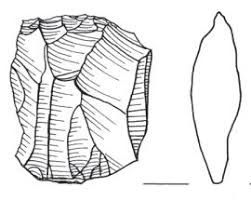
#> input picture notebooks/exploration/images.jpeg, 251 x 201 px
$ jupyter execute --allow-errors simple_edge_detection.ipynb   (shell and % lines are left out)
#> lines starting #> are read from the running program, lines starting #| are printed output that depends on the picture; after the words box and inside, x2 and y2 are one past the last pixel; in counts of white or black regions, pixels touching at a corner belong together
# Simple edge and contour detection on stone tools

Notebook discussed in meeting of 22 October 2020.

Updated on the 5th of November with angle detection studies.

## Library instalations

For a quick-and-dirty implementation, lets install the needed libraries here (for further work we must use an environment). We are using Python 3 in this notebook.

[cell 1]
import sys

[cell 2]
import skimage
import skimage.feature
import skimage.viewer
import sys
import matplotlib.pyplot as plt
from skimage import filters
from skimage.filters import threshold_mean
from skimage.filters import threshold_minimum
from skimage.measure import find_contours

## Proof of concept

Using edge contour detection to count scars and ripples in a drawing of a stone tool.

### Image processing

In the next steps we will read an image and apply some processing steps.

[cell 3]
filename = 'images.jpeg'

#an alternative image
#filename = 'axeillus.jpg'

# load and display original image as grayscale
image_original = skimage.io.imread(fname=filename, as_gray=True)
#> image_original: shape (201, 251) float64; min 0, max 1, mean 0.909

# Display the image and plot all contours found
fig, ax = plt.subplots()
ax.imshow(image_original, cmap=plt.cm.gray)

## Count scars

### Binary thresholding

Thresholding is used to create a binary image from a grayscale image.
It is the simplest way to segment objects from a background.

The simplest thresholding methods replace each pixel in an image with a black pixel if the image intensity  is less than some fixed constant T, or a white pixel if the image intensity is greater than that constant.

In here we will use it select only the main scars.

[cell 4]
thresh = threshold_minimum(image_original)
#> thresh = 0.385
thresh = thresh + thresh*0.3
#> thresh = 0.5

binary = image_original < thresh
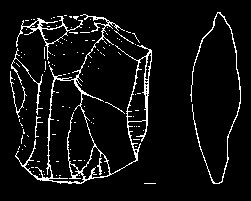
#> binary: shape (201, 251) bool; 6.5% white in thin lines or dots, all inside (x1, y1, x2, y2) = (10, 12, 241, 184)

fig, axes = plt.subplots(ncols=3, figsize=(16, 5))
ax = axes.ravel()
ax[0] = plt.subplot(1, 3, 1)
ax[1] = plt.subplot(1, 3, 2)
ax[2] = plt.subplot(1, 3, 3, sharex=ax[0], sharey=ax[0])

ax[0].imshow(image_original, cmap=plt.cm.gray)
ax[0].set_title('Original')
ax[0].axis('off')

ax[1].hist(image_original.ravel(), bins=256)
ax[1].set_title('Histogram')
ax[1].axvline(thresh, color='r')

ax[2].imshow(binary, cmap=plt.cm.gray)
ax[2].set_title('Thresholded')
ax[2].axis('off')

plt.show()
#> figure, not shown here; panel 2: tallest bar 27867 high, from x = 0.996 to 1

This thresholding seems to eliminate most of the scars and leave the larger scars (which is what we want).
Now lets see if we can detect these scar lines using edge detection.

### Edge detection

Edge operators are used in image processing within edge detection algorithms. They are discrete differentiation operators, computing an approximation of the gradient of the image intensity function.

Different operators compute different finite-difference approximations of the gradient.

https://scikit-image.org/docs/dev/auto_examples/edges/plot_edge_filter.html?highlight=edge%20detection.

[cell 5]
from skimage.util import compare_images
import numpy as np


edge_sobel = filters.sobel(binary)
edge_scharr = filters.scharr(binary)
edge_prewitt = filters.prewitt(binary)
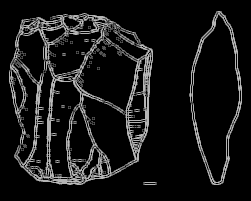
#> edge_prewitt: shape (201, 251) float64; min 0, max 0.745, mean 0.0885


fig, axes = plt.subplots(nrows=2, ncols=2, sharex=True, sharey=True,
                         figsize=(8, 8))
axes = axes.ravel()

axes[0].imshow(binary, cmap=plt.cm.gray)
axes[0].set_title('Original image')

axes[1].imshow(edge_scharr, cmap=plt.cm.gray)
axes[1].set_title('Scharr Edge Detection')

axes[2].imshow(edge_prewitt, cmap=plt.cm.gray)
axes[2].set_title('Prewitt Edge Detection')

axes[3].imshow(edge_sobel, cmap=plt.cm.gray)
axes[3].set_title('Sobel Edge Detection')

for ax in axes:
    ax.axis('off')

plt.tight_layout()
plt.show()

### Contour finding

Find constant valued contours in an image. Array values are linearly interpolated to provide better precision of the output contours. Contours which intersect the image edge are open; all others are closed.

https://scikit-image.org/docs/dev/auto_examples/edges/plot_contours.html

[cell 6]
# Find contours at a constant value of 0.8
contours = find_contours(edge_sobel, 0.15,fully_connected='low')
#> contours = 428 point arrays, longest 689 points

# Display the image and plot all contours found
fig, ax = plt.subplots()
ax.imshow(edge_sobel, cmap=plt.cm.gray)

for contour in contours:
    ax.plot(contour[:, 1], contour[:, 0], linewidth=2)

ax.axis('image')
ax.set_xticks([])
ax.set_yticks([])
plt.show()

print ('Numer of contours:', len(contours))
#| Numer of contours: 428

Let's only select the largest contours that correspond to what we are looking for.

[cell 7]
# Only select contours with more than 80 pixels
new_countours = []
for cont in contours:
    if cont.shape[0]<80:
        continue
    else:
        new_countours.append(cont)
#> after the loop, new_countours = 17 point arrays, longest 689 points

#> (the rest of this cell did not finish here and is left out)

[cell 8]
# Display the image and plot all contours found
fig, ax = plt.subplots()
ax.imshow(image_original, cmap=plt.cm.gray)

for contour in new_countours:
    ax.plot(contour[:, 1], contour[:, 0], linewidth=2)
#> this loop made 17 passes

ax.axis('image')
ax.set_xticks([])
ax.set_yticks([])
plt.show()

## Count ripples

Now let's try to count the ripples present in a contour.

### Select a contour and mask it on the image

[cell 9]
import scipy.ndimage as ndimage

contour = new_countours[6]
#> contour = 309 pairs, first value 40.58 to 110.6, second value 79.79 to 136.2
#contour = new_countours[19]

# Create an empty image to store the masked array
r_mask = np.zeros_like(image_original, dtype='bool')

# Create a contour image by using the contour coordinates rounded to their nearest integer value
r_mask[np.round(contour[:, 0]).astype('int'), np.round(contour[:, 1]).astype('int')] = 1

# Fill in the hole created by the contour boundary
r_mask = ndimage.binary_fill_holes(r_mask)

# Invert the mask since you want pixels outside of the region
new_image = np.multiply(r_mask,image_original)
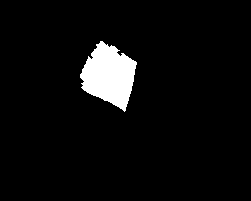
#> r_mask: shape (201, 251) bool; 5% white; 1 white region, box (x1, y1, x2, y2) and area: (80, 41, 137, 112) 2512

new_image = new_image

[cell 10]
# Display the image and plot all contours found
fig, ax = plt.subplots()
ax.imshow(new_image, cmap=plt.cm.gray)

ax.axis('image')
ax.set_xticks([])
ax.set_yticks([])
plt.show()

### Binary thresholding

Oposite to the previous step, lets use binary thresholding to highlight the ripples.

[cell 11]
from skimage.filters import threshold_multiotsu

thresh = threshold_minimum(new_image)
#> thresh = 0.158
binary_sub_image = new_image > 0.9
#> binary_sub_image: shape (201, 251) bool; 4% white; 2 white regions (1 under 20 px), largest, box (x1, y1, x2, y2) and area: (80, 41, 137, 111) 1981


fig, axes = plt.subplots(ncols=3, figsize=(16, 4.5))
ax = axes.ravel()
ax[0] = plt.subplot(1, 3, 1)
ax[1] = plt.subplot(1, 3, 2)
ax[2] = plt.subplot(1, 3, 3, sharex=ax[0], sharey=ax[0])

ax[0].imshow(new_image, cmap=plt.cm.gray)
ax[0].set_title('Original')
ax[0].axis('off')

ax[1].hist(new_image.ravel(), bins=256)
ax[1].set_yscale('log')
ax[1].set_title('Histogram')
ax[1].axvline(0.9, color='r')

ax[2].imshow(binary_sub_image, cmap=plt.cm.gray)
ax[2].set_title('Thresholded')
ax[2].axis('off')

plt.show()
#> figure, not shown here; panel 2: tallest bar 47939 high, from x = 0 to 0.00391

### Edge detection on ripples using ridge filters

Ridge filters can be used to detect ridge-like structures, such as neurites, tubes, vessels, wrinkles or rivers.

Different ridge filters may be suited for detecting different structures, e.g., depending on contrast or noise level.

https://scikit-image.org/docs/dev/auto_examples/edges/plot_ridge_filter.html

[cell 12]
# Find contours at a constant value of 0.8
edge_sato = filters.sato(binary_sub_image,sigmas=range(1, 2, 1))
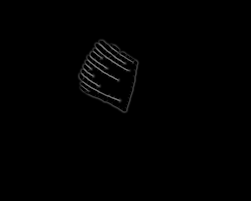
#> edge_sato: shape (201, 251) float64; min 0, max 0.496, mean 0.00532


# Display the image and plot all contours found
fig, ax = plt.subplots()
ax.imshow(binary_sub_image, cmap=plt.cm.gray)
ax.imshow(edge_sato, cmap=plt.cm.gray)


ax.axis('image')
ax.set_xticks([])
ax.set_yticks([])
plt.show()

### Find contours to count scars

Again, let's use contour finding to now find the ripples and count them.

[cell 13]
contours_scars = find_contours(edge_sato, 0.19,fully_connected='high')
#> contours_scars = 17 point arrays, longest 139 points

fig, ax = plt.subplots()
ax.imshow(binary_sub_image, cmap=plt.cm.gray)

for contour in contours_scars:
    ax.plot(contour[:, 1], contour[:, 0], linewidth=2)

print ('Number of scars:',len(contours_scars))
#| Number of scars: 17

there are some very small contours, let's select only the ones that are relevant to us.

[cell 14]
fig, ax = plt.subplots()
ax.imshow(binary_sub_image, cmap=plt.cm.gray)

new_contour_scars = []
for contour in contours_scars:
    if len(contour)<10:
        continue
    ax.plot(contour[:, 1], contour[:, 0], linewidth=2)
    new_contour_scars.append(contour)
#> after the loop, new_contour_scars = 14 point arrays, longest 139 points
print ('Number of scars:',len(new_contour_scars))
#| Number of scars: 14

## Angle measurement

We are also interested in measuring the angle of the ripples with respect a reference frame.
* For this we can use again edge detection on the sub image, focusing on only detecting edges in one direction.
* Then we can use a line detection algorithm to find lines that go through those ripples and mesure then angle.

[cell 15]
#importing the hough line delection algorithm
from skimage.transform import (hough_line, hough_line_peaks,
                               probabilistic_hough_line)


# detection horizontal edges
image = filters.scharr_h(binary_sub_image,r_mask)
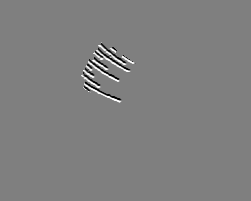
#> image: shape (201, 251) float64; min -1, max 1, mean 0.000802; drawn with min black and max white

tested_angles = np.linspace(-np.pi / 2, np.pi / 2, 90)
h, theta, d = hough_line(image, theta=tested_angles)
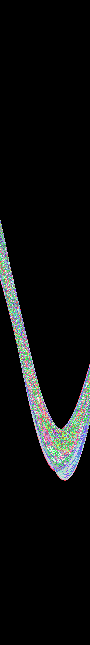
#> h: shape (645, 90) uint64; 45 distinct labels, from 0 to 46; one colour per label, 0 black
#> theta = 90 values from -1.57 to 1.57; d = 645 values from -322 to 322

# Generating figure
fig, axes = plt.subplots(1, 3, figsize=(15, 6))
ax = axes.ravel()

ax[0].imshow(image, cmap=plt.cm.gray)
ax[0].set_title('Input image')
ax[0].set_axis_off()

ax[1].imshow(np.log(1 + h),
             extent=[np.rad2deg(theta[-1]), np.rad2deg(theta[0]), d[-1], d[0]],
             cmap=plt.cm.gray, aspect=1/1.5)
ax[1].set_title('Hough transform')
ax[1].set_xlabel('Angles (degrees)')
ax[1].set_ylabel('Distance (pixels)')
ax[1].axis('image')

ax[2].imshow(image, cmap=plt.cm.gray)
origin = np.array((0, image.shape[1]))
#> origin = [0, 251]
for _, angle, dist in zip(*hough_line_peaks(h, theta, d)):
    y0, y1 = (dist - origin * np.cos(angle)) / np.sin(angle)
    ax[2].plot(origin, (y0, y1), '-r')
#> this loop made 13 passes
#> (angle, dist, y0, y1) on passes 1 to 12: (0.371, 110, 303.7, -342.2), (0.794, 114, 159.8, -86.79), (-1.11, -6, 6.69, 130.7), (-0.794, 7, -9.81, 236.8), (-0.83, 34, -46.09, 183.7), (-1.08, -32, 36.35, 171.6), (-0.935, 19, -23.61, 161.5), (-1.11, -18, 20.08, 144.1), (-1.43, -43, 43.43, 79.11), (1.32, 88, 90.76, 27.44), (1.5, 71, 71.18, 53.43), (-1.25, -56, 58.95, 141.5)
ax[2].set_xlim(origin)
ax[2].set_ylim((image.shape[0], 0))
ax[2].set_axis_off()
ax[2].set_title('Detected lines')

plt.tight_layout()
plt.show()
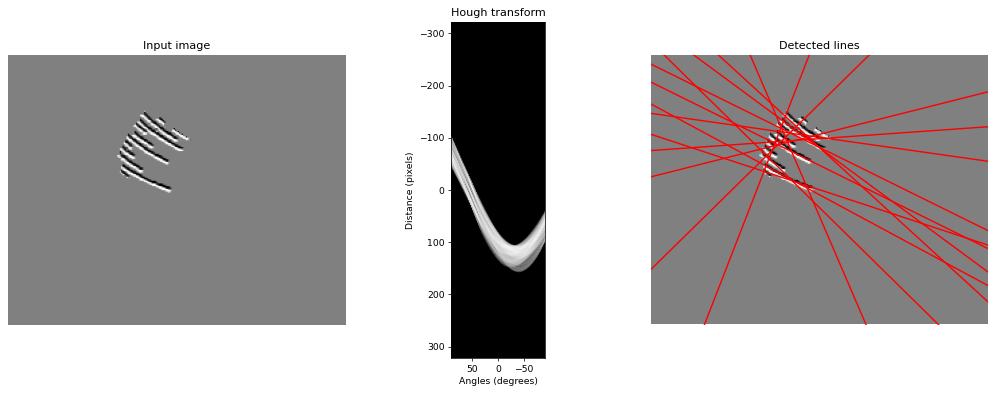
#> figure drawn by matplotlib, 3 panels

Let's see how the distribution of angles of the lines measured by the line detection algorithm looks like.

[cell 16]
import math
from statistics import mode

out, angles, dist = hough_line_peaks(h, theta, d)
#> out = [46, 44, 44, 42, 41, 41, 40, 40, 40, 39, 39, 38, 34]; angles = [0.371, 0.794, -1.11, -0.794, -0.83, -1.08, -0.935, -1.11, -1.43, 1.32, 1.5, -1.25, -0.406]; dist = [110, 114, -6, 7, 34, -32, 19, -18, -43, 88, 71, -56, 68]

degrees = [round(math.degrees(angle),0) for angle in angles]
#> degrees = [21, 46, -64, -46, -48, -62, -54, -64, -82, 76, 86, -72, -23]

fig, ax = plt.subplots()

ax.hist(degrees, linewidth=2, bins=10)
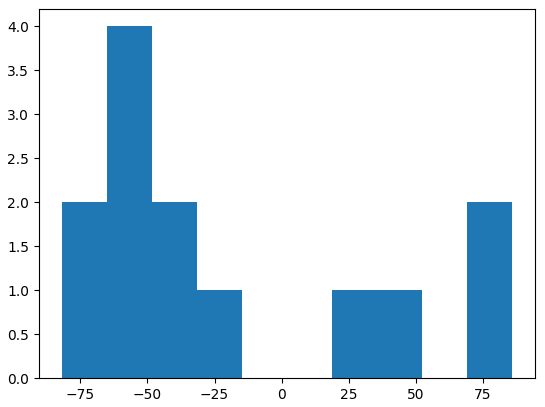
#> figure drawn by matplotlib, 1 panel; tallest bar 4 high, from x = -65.2 to -48.4

We can try to get the most common angle measured by the line detection algorithm to estimate an angle.

[cell 17]
bins, values = np.histogram(degrees, 10)
#> bins = [2, 4, 2, 1, 0, 0, 1, 1, 0, 2]; values = [-82, -65.2, -48.4, -31.6, -14.8, 2, 18.8, 35.6, 52.4, 69.2, 86]

print ('angle:', values[np.argmax(bins)])
#| angle: -65.2

## Scale:

Lets use similar techniques to try to measure the size of the scale.

[cell 18]
# Start with thresholding
fig, ax = plt.subplots()
thresh = threshold_mean(image_original)
#> thresh = 0.909

binary = image_original <thresh
#> binary: shape (201, 251) bool; 21.2% white; 19 white regions (16 under 20 px), largest, box (x1, y1, x2, y2) and area: (9, 13, 153, 185) 9573, (189, 11, 242, 185) 1022, (142, 183, 190, 185) 95

ax.imshow(binary, cmap=plt.cm.gray)

[cell 19]
# now apply a horizontal edge detection algorithm to remove some of the lines

edge_prewitt_h = filters.edges.prewitt_h(binary)
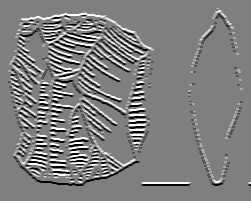
#> edge_prewitt_h: shape (201, 251) float64; min -1, max 1, mean -9.01e-18; drawn with min black and max white


fig, ax = plt.subplots()
ax.imshow(edge_prewitt_h, cmap=plt.cm.gray)
plt.tight_layout()
plt.show()

[cell 20]
#now lets apply some contour finiding, to try to recognise the scale line
contours_scale = find_contours(edge_prewitt_h, 0.99999999999999994,fully_connected='high')
#> contours_scale = 370 point arrays, longest 92 points
fig, ax = plt.subplots()
ax.imshow(edge_prewitt_h, cmap=plt.cm.gray)


#> (the rest of this cell did not finish here and is left out)

[cell 21]
# lets select the largest contour, which is the scale line
final_contour = []
for contour in contours_scale:
    if len(contour)<92:
        continue
    ax.plot(contour[:, 1], contour[:, 0], linewidth=2)
    final_contour.append(contour)
#> this loop made 370 passes
#> contour on passes 5 to 7: [[17, 83], [17, 84], [17, 83]], [[17, 40], [18, 41], [17, 40]], [[18, 66], [18, 67], [18, 66]]
#> after the loop, final_contour = 1 point arrays, longest 92 points

fig, ax = plt.subplots()
ax.imshow(image_original, cmap=plt.cm.gray)

ax.plot(final_contour[0][:, 1],final_contour[0][:, 0], linewidth=2)

print ('Number of horizontal pixels in the scale:')
print (max(final_contour[0][:, 1])-min(final_contour[0][:, 1]))
#| 45.0
print ()
print ('Number of total pixelsin the image:')
print (image_original.shape)
#| (201, 251)
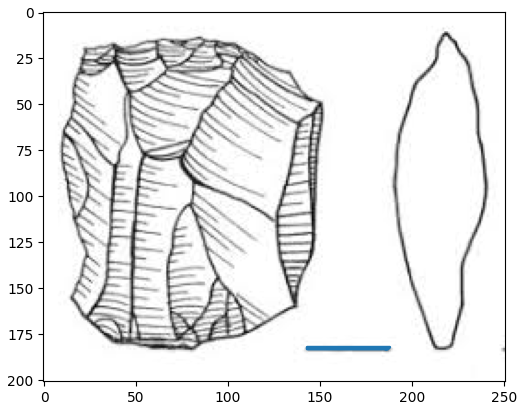
#> figure drawn by matplotlib, 1 panel
